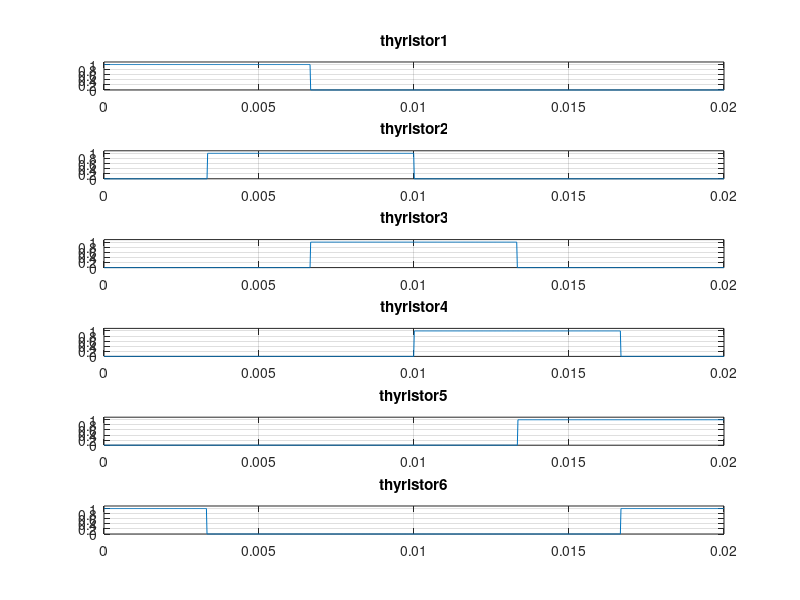
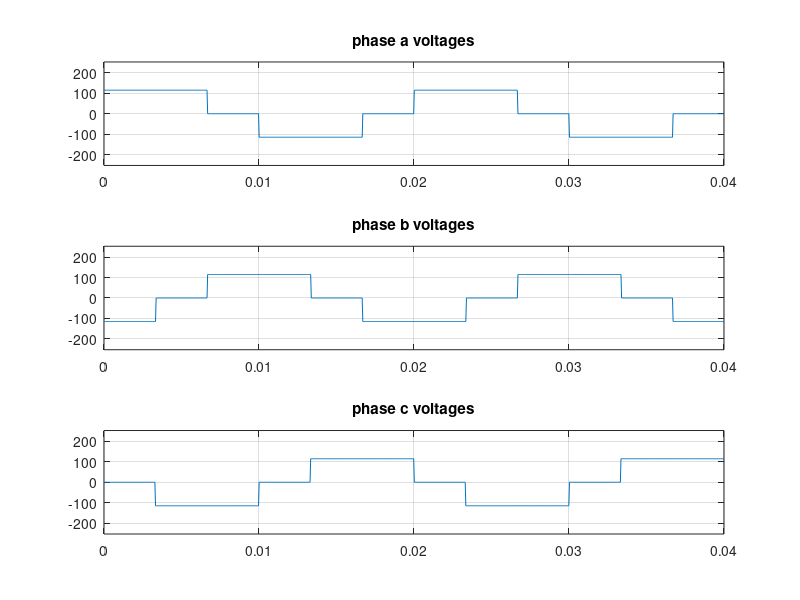
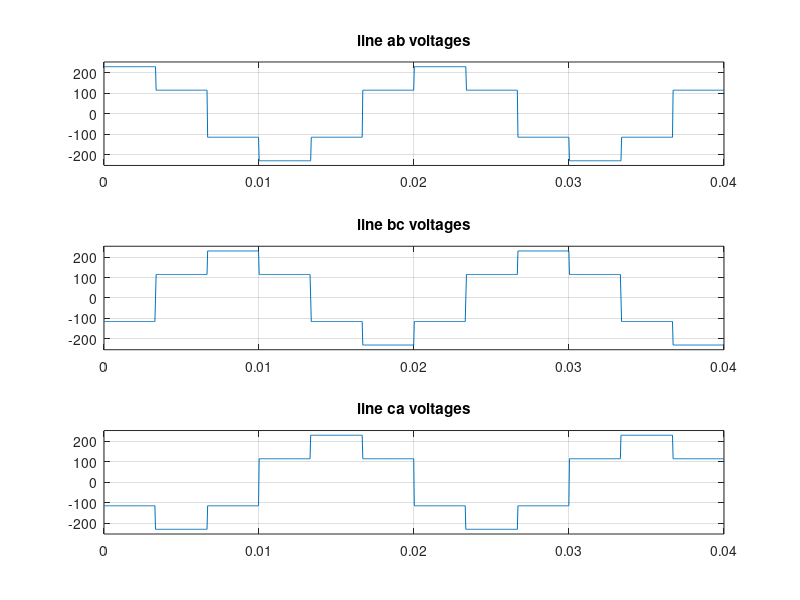

The MATLAB source for these figures, in order:
%created by Sneh Kothari


clc; clear all; close all;

d = 120;
f = 50;
vm = 230;
t = linspace(0,1/f,1000);
v = zeros(6, length(t));

at = d*t(end)/360;
for j = 1:length(t)
    if (at > t(j))
        v(1,j) = 1; 
    end
end

for  n = 2:6
    v(n,:) = circshift(v(1,:),round((n-1)*length(t)/(6)));
end
figure('Name','Firing Pulses');
for l = 1:6 
    subplot(6,1,l)
    plot(t,v(l,:))
    ylim([0 1.1*v(1,1)]);
    grid on;
    title(['thyristor', num2str(l)])
end


t = linspace(0,2/f,1000);
vao1 = zeros(1,(length(t))/4);
for k = 1:length(vao1) 
    if (t(k) < (1/(f*3))) 
        vao1(k) = (vm/2);
    end
end
vao = [vao1 -vao1 vao1 -vao1];
for n = 2:3
    vao(n,:) = circshift(vao(1,:),round((n-1)*2*length(vao)/(3)));
end
figure('Name','output phase voltage');
plot(t,vao) 
ph = ['a' 'b' 'c'];
for l = 1:3 
    subplot(3,1,l)
    plot(t,vao(l,:))
    ylim([-1.1*vm 1.1*vm]);
    title(['phase ', ph(l) ,' voltages'])
    grid on;
end

vab = vao(1,:) - vao(2,:);
vbc = vao(2,:) - vao(3,:);
vca = vao(3,:) - vao(1,:);
vl =[vab; vbc; vca];
line = ['ab'; 'bc'; 'ca'];
figure('Name','output line voltage');
for l = 1:3 
    subplot(3,1,l)
    plot(t,vl(l,:))
    ylim([-1.1*vm 1.1*vm]);
    title(['line ', line(l,:) ,' voltages'])
    grid on;
end